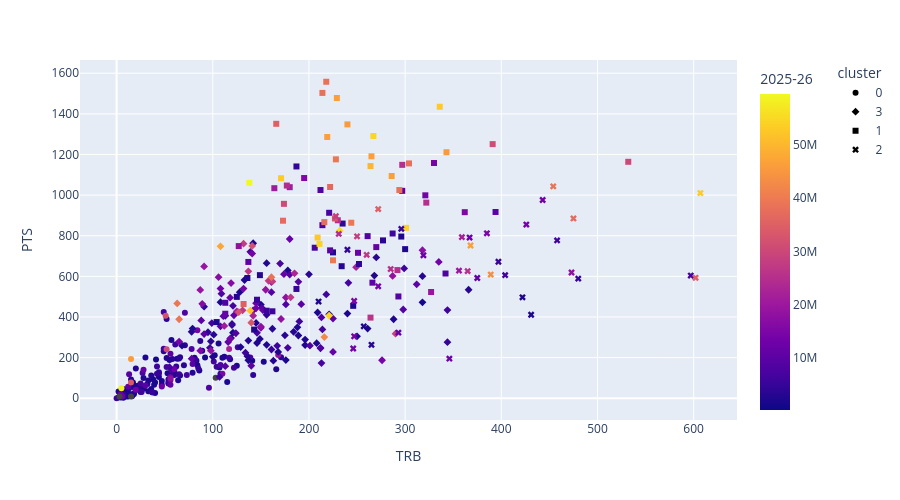

Notebook cell for this chart:
### Code cell
#Use the model to select players for Mr. Rooney to consider
#Let's plot PTS vs TRB, and shade by salary
# First, in order to shade by salary, we must change the values for that column
# to integers. This means we have to remove the dollar signs/commas.
merged_data['2025-26'] = (
    merged_data['2025-26']
    .astype(str)
    .str.replace('[$,]', '', regex=True)
    .astype(float)
)
fig = px.scatter(
    merged_data,
    x='TRB',
    y='PTS',
    color='2025-26',   # salary gradient
    symbol='cluster',
    hover_data=['Player', 'Team', '2025-26']  # what shows on hover
)
fig.update_layout(
    legend=dict(
        x=1.15,   # move right
        y=1
    )
)
fig.update_layout(
    width=900,
    height=500
)
fig.show()
fig.write_html('plot.html')

### Figure 1 — Plotly figure (JSON) as saved in the notebook; plotly's stock layout.template omitted (floating-point values rounded to 4 significant figures; data arrays with more than 128 entries replaced by an {"elided": "..."} marker saying what was removed)
{"data": [{"customdata": {"elided": "154x3 mixed values"}, "hovertemplate": "cluster=0<br>TRB=%{x}<br>PTS=%{y}<br>Player=%{customdata[0]}<br>Team=%{customdata[1]}<br>2025-26=%{marker.color}<extra></extra>", "legendgroup": "0", "marker": {"color": {"elided": "154 float values"}, "coloraxis": "coloraxis", "symbol": "circle"}, "mode": "markers", "name": "0", "orientation": "v", "showlegend": true, "type": "scatter", "x": {"elided": "154 float values"}, "xaxis": "x", "y": {"elided": "154 float values"}, "yaxis": "y"}, {"customdata": {"elided": "149x3 mixed values"}, "hovertemplate": "cluster=3<br>TRB=%{x}<br>PTS=%{y}<br>Player=%{customdata[0]}<br>Team=%{customdata[1]}<br>2025-26=%{marker.color}<extra></extra>", "legendgroup": "3", "marker": {"color": {"elided": "149 float values"}, "coloraxis": "coloraxis", "symbol": "diamond"}, "mode": "markers", "name": "3", "orientation": "v", "showlegend": true, "type": "scatter", "x": {"elided": "149 float values"}, "xaxis": "x", "y": {"elided": "149 float values"}, "yaxis": "y"}, {"customdata": {"elided": "79x3 mixed values"}, "hovertemplate": "cluster=1<br>TRB=%{x}<br>PTS=%{y}<br>Player=%{customdata[0]}<br>Team=%{customdata[1]}<br>2025-26=%{marker.color}<extra></extra>", "legendgroup": "1", "marker": {"color": [1955000.0, 2222000.0, 2296000.0, 2296000.0, 2350000.0, 2379000.0, 2538000.0, 2638000.0, 2967000.0, 3000000.0, 3688000.0, 3862000.0, 4000000.0, 4279000.0, 4678000.0, 5134000.0, 5426000.0, 5820000.0, 6119000.0, 7232000.0, 7520000.0, 7708000.0, 7970000.0, 8000000.0, 8400000.0, 8775000.0, 9000000.0, 9561000.0, 9691000.0, 10020000.0, 10120000.0, 10600000.0, 11110000.0, 11600000.0, 11990000.0, 13830000.0, 14380000.0, 15160000.0, 15330000.0, 18100000.0, 19470000.0, 20480000.0, 21120000.0, 24570000.0, 24900000.0, 25000000.0, 25000000.0, 25000000.0, 25890000.0, 30000000.0, 30670000.0, 30860000.0, 32500000.0, 34940000.0, 35000000.0, 36730000.0, 37100000.0, 37960000.0, 37960000.0, 38100000.0, 38330000.0, 38330000.0, 39180000.0, 39450000.0, 39570000.0, 45550000.0, 45550000.0, 46390000.0, 46390000.0, 46390000.0, 46390000.0, 50000000.0, 52630000.0, 53140000.0, 53140000.0, 54130000.0, 54130000.0, 54710000.0, 59610000.0], "coloraxis": "coloraxis", "symbol": "square"}, "mode": "markers", "name": "1", "orientation": "v", "showlegend": true, "type": "scatter", "x": [104.0, 300.0, 225.0, 296.0, 246.0, 143.0, 136.0, 125.0, 234.0, 149.0, 252.0, 277.0, 235.0, 187.0, 187.0, 146.0, 156.0, 162.0, 287.0, 221.0, 206.0, 342.0, 214.0, 113.0, 212.0, 293.0, 261.0, 222.0, 394.0, 297.0, 266.0, 137.0, 270.0, 113.0, 251.0, 321.0, 330.0, 195.0, 362.0, 127.0, 327.0, 164.0, 180.0, 177.0, 230.0, 322.0, 292.0, 297.0, 264.0, 532.0, 174.0, 391.0, 227.0, 166.0, 132.0, 222.0, 173.0, 216.0, 214.0, 304.0, 294.0, 218.0, 228.0, 244.0, 225.0, 343.0, 240.0, 229.0, 286.0, 219.0, 265.0, 264.0, 209.0, 171.0, 336.0, 211.0, 301.0, 267.0, 138.0], "xaxis": "x", "y": [375.0, 734.0, 718.0, 796.0, 455.0, 338.0, 592.0, 499.0, 650.0, 606.0, 661.0, 777.0, 860.0, 1141.0, 538.0, 485.0, 431.0, 428.0, 811.0, 913.0, 741.0, 614.0, 852.0, 470.0, 1025.0, 501.0, 798.0, 728.0, 917.0, 1021.0, 569.0, 671.0, 744.0, 416.0, 716.0, 999.0, 1158.0, 1084.0, 916.0, 749.0, 523.0, 1034.0, 1039.0, 1047.0, 876.0, 963.0, 631.0, 1149.0, 397.0, 1164.0, 957.0, 1251.0, 885.0, 1351.0, 464.0, 1040.0, 874.0, 867.0, 1503.0, 1156.0, 1025.0, 1558.0, 1176.0, 864.0, 679.0, 1211.0, 1348.0, 1478.0, 1094.0, 1286.0, 1191.0, 1143.0, 791.0, 1083.0, 1435.0, 760.0, 839.0, 1291.0, 1061.0], "yaxis": "y"}, {"customdata": [["Moussa DiabatÃ©", "CHO", 2270735], ["Ryan Kalkbrenner", "CHO", 2296274], ["Neemias Queta", "BOS", 2349578], ["Jay Huff", "IND", 2349578], ["Yves Missi", "NOP", 3353040], ["Peyton Watson", "DEN", 4356476], ["Kel'el Ware", "MIA", 4443360], ["Derik Queen", "NOP", 5157960], ["Matas Buzelis", "CHI", 5455560], ["Mark Williams", "PHO", 6276531], ["Jalen Duren", "DET", 6483144], ["Donovan Clingan", "POR", 7178400], ["Wendell Carter Jr.", "ORL", 10850000], ["Luke Kornet", "SAS", 11000000], ["Alex Sarr", "WAS", 11808240], ["Jabari Smith Jr.", "HOU", 12350392], ["Mitchell Robinson", "NYK", 12954546], ["Robert Williams", "POR", 13285713], ["Victor Wembanyama", "SAS", 13376880], ["Chet Holmgren", "OKC", 13731368], ["P.J. Washington", "DAL", 14152174], ["Daniel Gafford", "DAL", 14386320], ["Isaiah Stewart", "DET", 15000000], ["Onyeka Okongwu", "ATL", 15000000], ["Ivica Zubac", "LAC", 18102000], ["Jarrett Allen", "CLE", 20000000], ["Naz Reid", "MIN", 21551724], ["Jaden McDaniels", "MIN", 24393104], ["Myles Turner", "MIL", 25318251], ["Nic Claxton", "BRK", 25352272], ["John Collins", "LAC", 26580000], ["Derrick White", "BOS", 28100000], ["Andrew Wiggins", "MIA", 28223215], ["Rudy Gobert", "MIN", 35000000], ["Jaren Jackson Jr.", "2TM", 35000000], ["Bam Adebayo", "MIA", 37096620], ["Scottie Barnes", "TOR", 38661750], ["Deandre Ayton", "LAL", 43654814], ["Evan Mobley", "CLE", 46394100], ["Karl-Anthony Towns", "NYK", 53142264]], "hovertemplate": "cluster=2<br>TRB=%{x}<br>PTS=%{y}<br>Player=%{customdata[0]}<br>Team=%{customdata[1]}<br>2025-26=%{marker.color}<extra></extra>", "legendgroup": "2", "marker": {"color": [2271000.0, 2296000.0, 2350000.0, 2350000.0, 3353000.0, 4356000.0, 4443000.0, 5158000.0, 5456000.0, 6277000.0, 6483000.0, 7178000.0, 10850000.0, 11000000.0, 11810000.0, 12350000.0, 12950000.0, 13290000.0, 13380000.0, 13730000.0, 14150000.0, 14390000.0, 15000000.0, 15000000.0, 18100000.0, 20000000.0, 21550000.0, 24390000.0, 25320000.0, 25350000.0, 26580000.0, 28100000.0, 28220000.0, 35000000.0, 35000000.0, 37100000.0, 38660000.0, 43650000.0, 46390000.0, 53140000.0], "coloraxis": "coloraxis", "symbol": "x"}, "mode": "markers", "name": "2", "orientation": "v", "showlegend": true, "type": "scatter", "x": [431.0, 257.0, 422.0, 210.0, 265.0, 240.0, 480.0, 397.0, 296.0, 404.0, 458.0, 597.0, 375.0, 293.0, 319.0, 367.0, 346.0, 246.0, 443.0, 426.0, 272.0, 247.0, 247.0, 385.0, 473.0, 356.0, 359.0, 231.0, 285.0, 365.0, 260.0, 228.0, 250.0, 602.0, 272.0, 475.0, 454.0, 389.0, 368.0, 607.0], "xaxis": "x", "y": [411.0, 354.0, 497.0, 476.0, 263.0, 731.0, 589.0, 672.0, 834.0, 606.0, 777.0, 604.0, 592.0, 323.0, 704.0, 791.0, 195.0, 245.0, 976.0, 855.0, 551.0, 305.0, 479.0, 812.0, 619.0, 628.0, 793.0, 809.0, 636.0, 626.0, 706.0, 896.0, 797.0, 593.0, 931.0, 885.0, 1043.0, 609.0, 752.0, 1010.0], "yaxis": "y"}], "layout": {"coloraxis": {"colorbar": {"title": {"text": "2025-26"}}, "colorscale": [[0, "#0d0887"], [0.1111, "#46039f"], [0.2222, "#7201a8"], [0.3333, "#9c179e"], [0.4444, "#bd3786"], [0.5556, "#d8576b"], [0.6667, "#ed7953"], [0.7778, "#fb9f3a"], [0.8889, "#fdca26"], [1, "#f0f921"]]}, "height": 500, "legend": {"title": {"text": "cluster"}, "tracegroupgap": 0, "x": 1.15, "y": 1}, "margin": {"t": 60}, "width": 900, "xaxis": {"anchor": "y", "domain": [0, 1], "title": {"text": "TRB"}}, "yaxis": {"anchor": "x", "domain": [0, 1], "title": {"text": "PTS"}}}}
